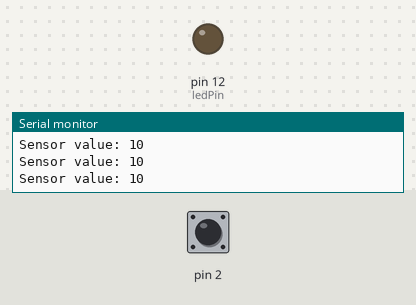
Simulated run of this sketch. Board: Arduino Uno, built with avr-gcc and run on an emulated ATmega328P. Parts: output pins drawn as LEDs (lit = HIGH), the last lines printed to the serial monitor. The test bench sets the inputs (shaded band); at power-on: pin 2 HIGH.

Above: at 1.2 s.
1.3 s: pin 2 pulled LOW for 1 s
At 2.1 s:
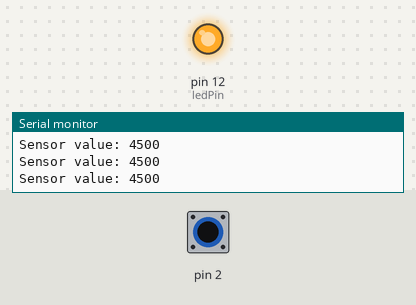
3.8 s: pin 2 pulled LOW for 3.2 s
At 7.9 s:
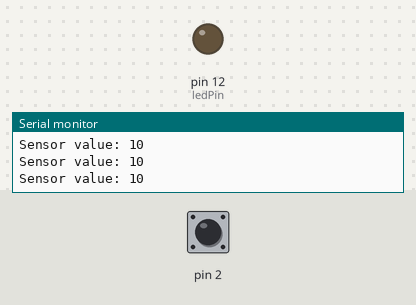
10.0 s: pin 2 driven LOW
At 11.1 s:
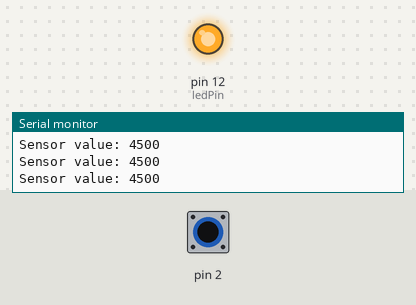
13.0 s: pin 2 driven HIGH
At 13.4 s:
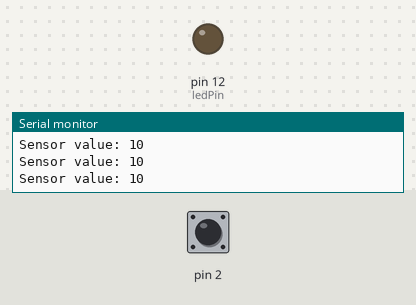
Timing chart, 0 to 15.5 s (numbered marks = the images above; inputs shaded):
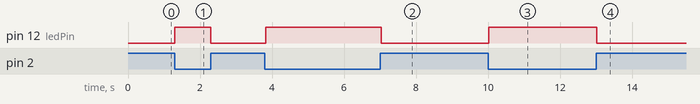

Measured:
- after the input at 1.3 s, pin 12 (ledPin): LOW → HIGH at once, → LOW 1.0 s later
- after the input at 3.8 s, pin 12 (ledPin): LOW → HIGH at once, → LOW 3.2 s later
- after the input at 10.0 s, pin 12 (ledPin): LOW → HIGH at once
- after the input at 13.0 s, pin 12 (ledPin): HIGH → LOW at once

The sketch:

touchy-feely_lamp.ino
```cpp
#include <CapacitiveSensor.h>

CapacitiveSensor capSensor = CapacitiveSensor(4, 2);

int threshold = 1000;
const int ledPin = 12;

void setup() {
  Serial.begin(9600);
  pinMode(ledPin, OUTPUT);
}

void loop() {
  long sensorValue = capSensor.capacitiveSensor(30);
  Serial.print("Sensor value: ");
  Serial.println(sensorValue);

  if (sensorValue > threshold) {
    digitalWrite(ledPin, HIGH);
  } else {
    digitalWrite(ledPin, LOW);
  }

  delay(30);
}
```
